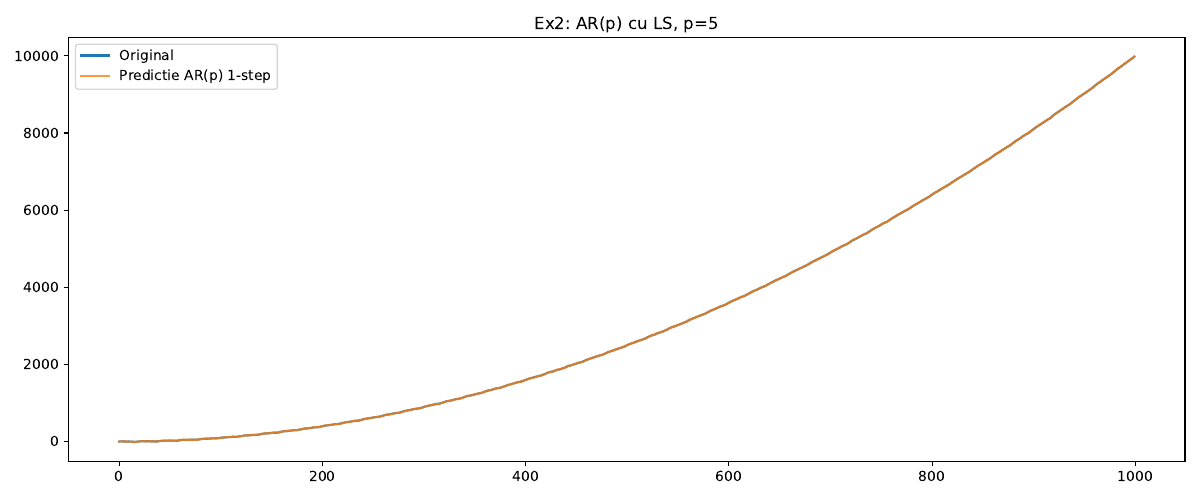

Write the Python code that produced this figure.
import numpy as np
import matplotlib
matplotlib.use("TkAgg")
import matplotlib.pyplot as plt

def build_AR(y, p):
    Y = []
    T = []
    for i in range(p, len(y)):
        trecut = []
        for j in range(p):
            trecut.append(y[i - j - 1])
        Y.append(trecut)
        T.append(y[i])
    return np.array(Y), np.array(T)

def train_AR(y, p):
    Y, T = build_AR(y, p)
    w = np.linalg.inv(Y.T @ Y) @ (Y.T @ T)
    return w

def predict_AR_onedata(y, p, w):

    pred = np.zeros_like(y, dtype=float)
    pred[:p] = y[:p]
    for i in range(p, len(y)):
        x = np.array([y[i - j - 1] for j in range(p)])
        pred[i] = w @ x
    return pred

N = 1000
t = np.arange(N)
trend = 0.01 * t**2
frecventa1 = 0.05
frecventa2 = 0.1
sezon = 5 * np.sin(2 * np.pi * frecventa1 * t) + 3 * np.sin(2 * np.pi * frecventa2 * t + np.pi/4)
zgomot = np.random.normal(0, 2, N)
serie_timp = trend + sezon + zgomot

p = 5
w = train_AR(serie_timp, p)
pred = predict_AR_onedata(serie_timp, p, w)

mse = np.mean((serie_timp[p:] - pred[p:])**2)
print("Coef AR:", w)
print("MSE (1-step):", mse)

plt.figure(figsize=(12,5))
plt.plot(serie_timp, label="Original")
plt.plot(pred, label="Predictie AR(p) 1-step", alpha=0.8)
plt.title(f"Ex2: AR(p) cu LS, p={p}")
plt.legend()
plt.tight_layout()
plt.savefig("ex2.pdf", dpi=300)
plt.show()
